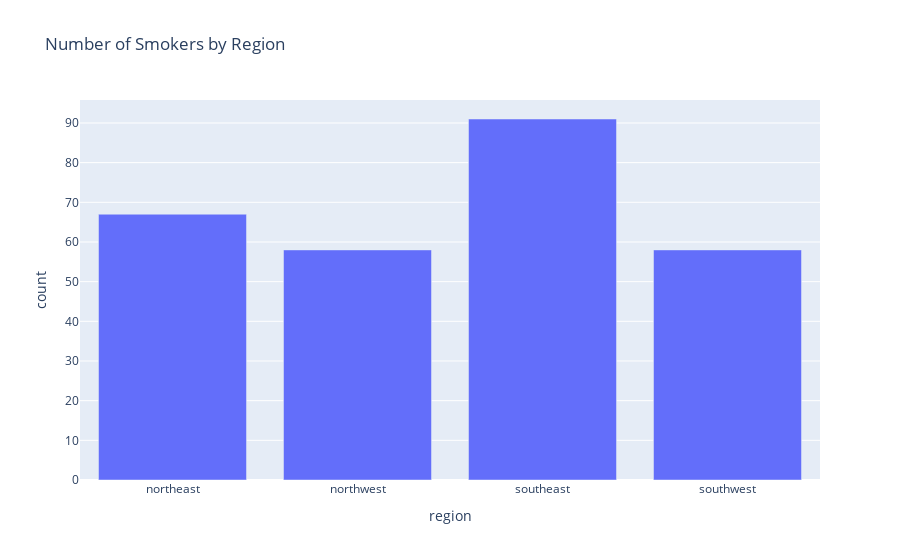

Notebook cell for this chart:
### Markdown cell above
so from output it is cxlear that no corelation between gender and 

hospital charges

### Code cell
# Count number of smokers ('yes') in each region
import plotly.express as px

smoker_counts = df[df['smoker'] == 'yes'].groupby('region').size().reset_index(name='count')

fig = px.bar(smoker_counts, x='region', y='count', title='Number of Smokers by Region')
fig.show()

### Figure 1 — Plotly figure (JSON) as saved in the notebook; plotly's stock layout.template omitted (floating-point values rounded to 4 significant figures)
{"data": [{"hovertemplate": "region=%{x}<br>count=%{y}<extra></extra>", "legendgroup": "", "marker": {"color": "#636efa", "pattern": {"shape": ""}}, "name": "", "orientation": "v", "showlegend": false, "textposition": "auto", "type": "bar", "x": ["northeast", "northwest", "southeast", "southwest"], "xaxis": "x", "y": [67, 58, 91, 58], "yaxis": "y"}], "layout": {"barmode": "relative", "legend": {"tracegroupgap": 0}, "title": {"text": "Number of Smokers by Region"}, "xaxis": {"anchor": "y", "domain": [0, 1], "title": {"text": "region"}}, "yaxis": {"anchor": "x", "domain": [0, 1], "title": {"text": "count"}}}}
